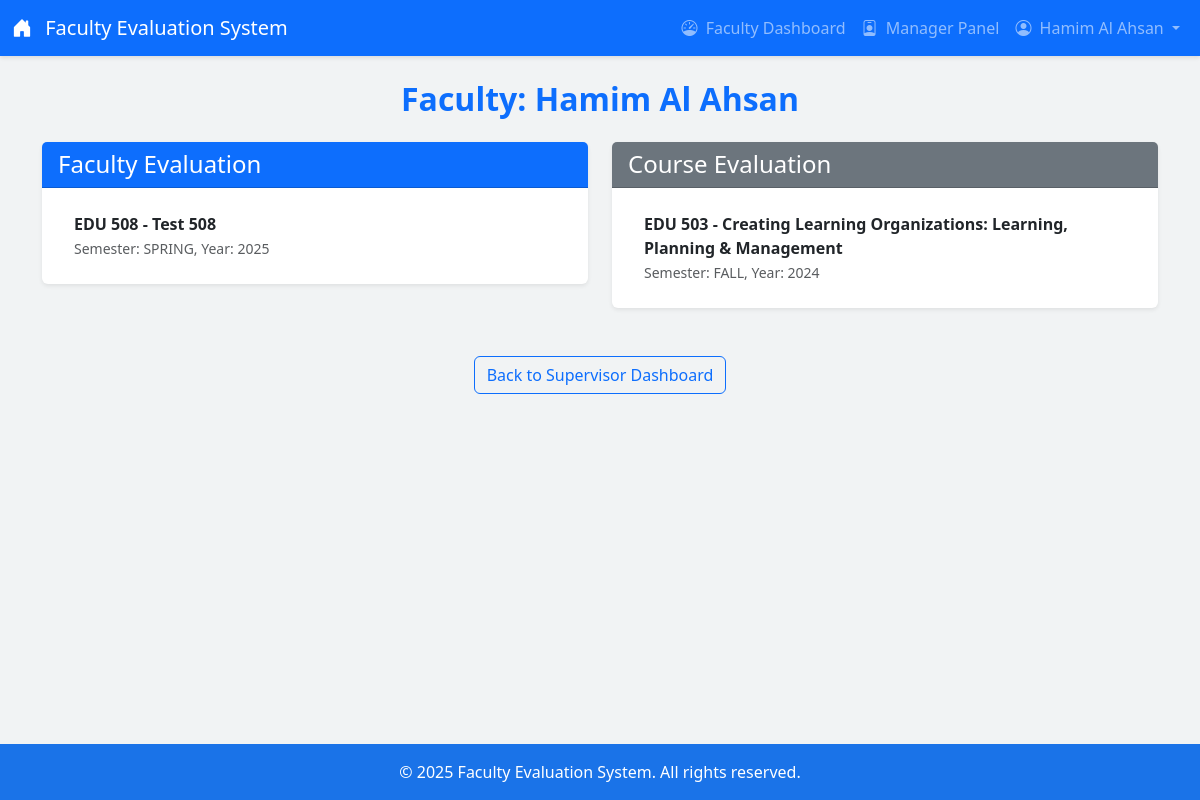
/supervisor/user_courses/4/ (signed in), run on the app's committed database.
### responseupload/models.py (models this page shows, shortened)
class Course(models.Model):
    code = models.CharField(max_length=20, help_text="Standard course code (e.g., CSE110).")
    name = models.CharField(max_length=200, help_text="Full title of the course.")
    semester = models.ForeignKey(
        Semester,
        on_delete=models.CASCADE,
        help_text="The semester this course definition is primarily associated with (e.g., catalog semester)."
        )
    year = models.ForeignKey(
        Year,
        on_delete=models.CASCADE,
        help_text="The academic year this course definition is primarily associated with (e.g., catalog year)."
        )
    program = models.ForeignKey(
        Program,
        on_delete=models.CASCADE,
        help_text="The program this course belongs to."
        )
    class Meta:
        unique_together = ('code', 'program', 'semester', 'year')
        verbose_name = "Course Definition"
        verbose_name_plural = "Course Definitions"
        ordering = ['code', 'year', 'semester']

class Semester(models.Model):
    name = models.CharField(max_length=20, unique=True, help_text="Name of the semester (e.g., Spring, Summer, Fall).")
    def __str__(self):
        return self.name
    class Meta:
        verbose_name = "Semester"
        verbose_name_plural = "Semesters"
        ordering = ['name']

class Year(models.Model):
    name = models.IntegerField(unique=True, help_text="Academic year (e.g., 2024).")
    def __str__(self):
        return str(self.name)
    class Meta:
        verbose_name = "Year"
        verbose_name_plural = "Years"
        ordering = ['-name'] # Show most recent years first

### supervisor/views.py (the view)
# urls.py: path('user_courses/<int:user_id>/', views.user_courses, name='user_courses'),
@login_required
def user_courses(request, user_id):
    if not Supervisor.objects.filter(user=request.user).exists():
        return HttpResponseForbidden("You do not have permission to view this page.")
    user = get_object_or_404(User, pk=user_id)
    faculty_responses = FacultyResponse.objects.filter(faculty=user)
    course_responses = CourseResponse.objects.filter(faculty=user)
    faculty_courses = faculty_responses.values_list('course', flat=True).distinct()
    course_courses = course_responses.values_list('course', flat=True).distinct()
    all_course_ids = set(faculty_courses) | set(course_courses)
    user_courses = Course.objects.filter(id__in=all_course_ids)
    faculty_response_courses = Course.objects.filter(id__in=faculty_courses)
    course_response_courses = Course.objects.filter(id__in=course_courses)
    context = {
        'selected_user': user,
        'faculty_response_courses': faculty_response_courses,
        'course_response_courses': course_response_courses,
    }
    return render(request, 'supervisor/user_courses.html', context)

### managerpanel/templatetags/manager_tags.py (called while the page is built)
@register.simple_tag
def is_manager_user(user):
    if not user.is_authenticated:
        return False
    try:
        return user.managerprofile.is_manager
    except ManagerProfile.DoesNotExist:
        return False
    except AttributeError: # Handles cases like AnonymousUser more explicitly
         return False

### supervisor/templates/supervisor/user_courses.html (shortened to what this page needs)
{% extends 'responseupload/base.html' %}
{% block content %}
<div class="container mt-4">
    <div class="text-center mb-4">
        <h2 class="fw-bold text-primary">Faculty: {{ selected_user.first_name }} {{ selected_user.last_name }}</h2>
    </div>
    <div class="row">
        <div class="col-md-6 mb-4">
            <div class="card shadow-sm border-0 card-hover">
                <div class="card-header bg-primary text-white">
                    <h4 class="mb-0">Faculty Evaluation</h4>
                </div>
                <div class="card-body">
                    <ul class="list-group list-group-flush">
                        {% for course in faculty_response_courses %}
                            <li class="list-group-item">
                                <a href="{% url 'responseupload:course_detail' course.id selected_user.id %}" class="text-decoration-none text-dark fw-bold">
                                    {{ course.code }} - {{ course.name }}
                                </a>
                                <br>
                                <small class="text-muted">
                                    Semester: {{ course.semester }}, Year: {{ course.year }}
                                </small>
                            </li>
                        {% empty %}
                            <li class="list-group-item text-muted">No courses assigned for faculty evaluation yet.</li>
                        {% endfor %}
                    </ul>
                </div>
            </div>
        </div>
        <div class="col-md-6 mb-4">
            <div class="card shadow-sm border-0 card-hover">
                <div class="card-header bg-secondary text-white">
                    <h4 class="mb-0">Course Evaluation</h4>
                </div>
                <div class="card-body">
                    <ul class="list-group list-group-flush">
                        {% for course in course_response_courses %}
                            <li class="list-group-item">
                                <a href="{% url 'responseupload:course_response_detail' course.id selected_user.id %}" class="text-decoration-none text-dark fw-bold">
                                    {{ course.code }} - {{ course.name }}
                                </a>
                                <br>
                                <small class="text-muted">
                                    Semester: {{ course.semester }}, Year: {{ course.year }}
                                </small>
                            </li>
                        {% empty %}
                            <li class="list-group-item text-muted">No courses assigned for course evaluation yet.</li>
                        {% endfor %}
                    </ul>
                </div>
            </div>
        </div>
    </div>
    <div class="text-center mt-4">
        <a href="{% url 'supervisor:supervisor_dashboard' %}" class="btn btn-outline-primary">Back to Supervisor Dashboard</a>
    </div>
</div>
{% endblock %}

### responseupload/templates/responseupload/base.html (shortened to what this page needs)
{% load static %}
{% load manager_tags %}
<!DOCTYPE html>
<html lang="en">
<head>
    <link rel="stylesheet" href="https://cdn.jsdelivr.net/npm/bootstrap@5.3.3/dist/css/bootstrap.min.css">
    <link rel="stylesheet" href="https://cdn.jsdelivr.net/npm/bootstrap-icons@1.11.3/font/bootstrap-icons.min.css">
</head>
<body>
    <nav class="navbar navbar-expand-lg navbar-dark bg-primary">
        <div class="container-fluid">
            <a class="navbar-brand" href="{% url 'responseupload:dashboard' %}">
                <i class="bi bi-house-door-fill me-2"></i> Faculty Evaluation System
            </a>
            <div class="collapse navbar-collapse" id="navbarNav">
                <ul class="navbar-nav ms-auto">
                    {% if user.is_authenticated %}
                        <li class="nav-item">
                            <a class="nav-link " aria-current="page" href="{% url 'responseupload:dashboard' %}"><i class="bi bi-speedometer me-1"></i> Faculty Dashboard</a>
                        </li>
                        {% is_manager_user user as user_is_manager %}
                        {% if user_is_manager %}
                            <li class="nav-item">
                                <a class="nav-link " href="{% url 'managerpanel:manager_dashboard' %}"><i class="bi bi-person-badge me-1"></i> Manager Panel</a>
                            </li>
                        {% endif %}
                        <li class="nav-item dropdown">
                            <a class="nav-link dropdown-toggle" href="#" id="navbarDropdown" role="button" data-bs-toggle="dropdown" aria-expanded="false">
                                <i class="bi bi-person-circle me-1"></i> {{ user.get_full_name|default:user.username }}
                            </a>
                        </li>
                    {% else %}
                        <li class="nav-item">
                            <a class="nav-link" href="{% url 'responseupload:login' %}"><i class="bi bi-box-arrow-in-right me-1"></i> Login</a>
                        </li>
                    {% endif %}
                </ul>
            </div>
        </div>
    </nav>
    <main class="main-content">
        {% block content %}
        {% endblock %}
    </main>
    <footer class="text-center">
        <div class="container">
            <p class="mb-0">© {% now "Y" %} Faculty Evaluation System. All rights reserved.</p>
        </div>
    </footer>
</body>
</html>

### responseupload/templates/responseupload/base.html (style rules this page uses)
:root { --primary-color: #1a73e8; --secondary-color: #f1f3f4; --text-color: #202124; }
body { display: flex; flex-direction: column; min-height: 100vh; color: var(--text-color); background-color: var(--secondary-color); }
.navbar { box-shadow: 0 2px 4px rgba(0,0,0,0.1); transition: all 0.3s ease; }
.nav-link { transition: color 0.2s ease-in-out; }
.main-content { flex: 1 0 auto; padding-bottom: 2rem; }
footer { background-color: var(--primary-color); color: white; padding: 1rem 0; margin-top: auto; }

### supervisor/templates/supervisor/user_courses.html (style rules this page uses)
.card-hover { transition: transform 0.3s, box-shadow 0.3s; }

### data on the page
Course: code "EDU 508", name "Test 508", semester "SPRING", year "2025"
Course: code "EDU 503", name "Creating Learning Organizations: Learning, Planning & Management", semester "FALL", year "2024"

### other printed values
{{ user.get_full_name|default:user.username }} "Hamim Al Ahsan"
{{ selected_user.first_name }} "Hamim Al"
{{ selected_user.last_name }} "Ahsan"
